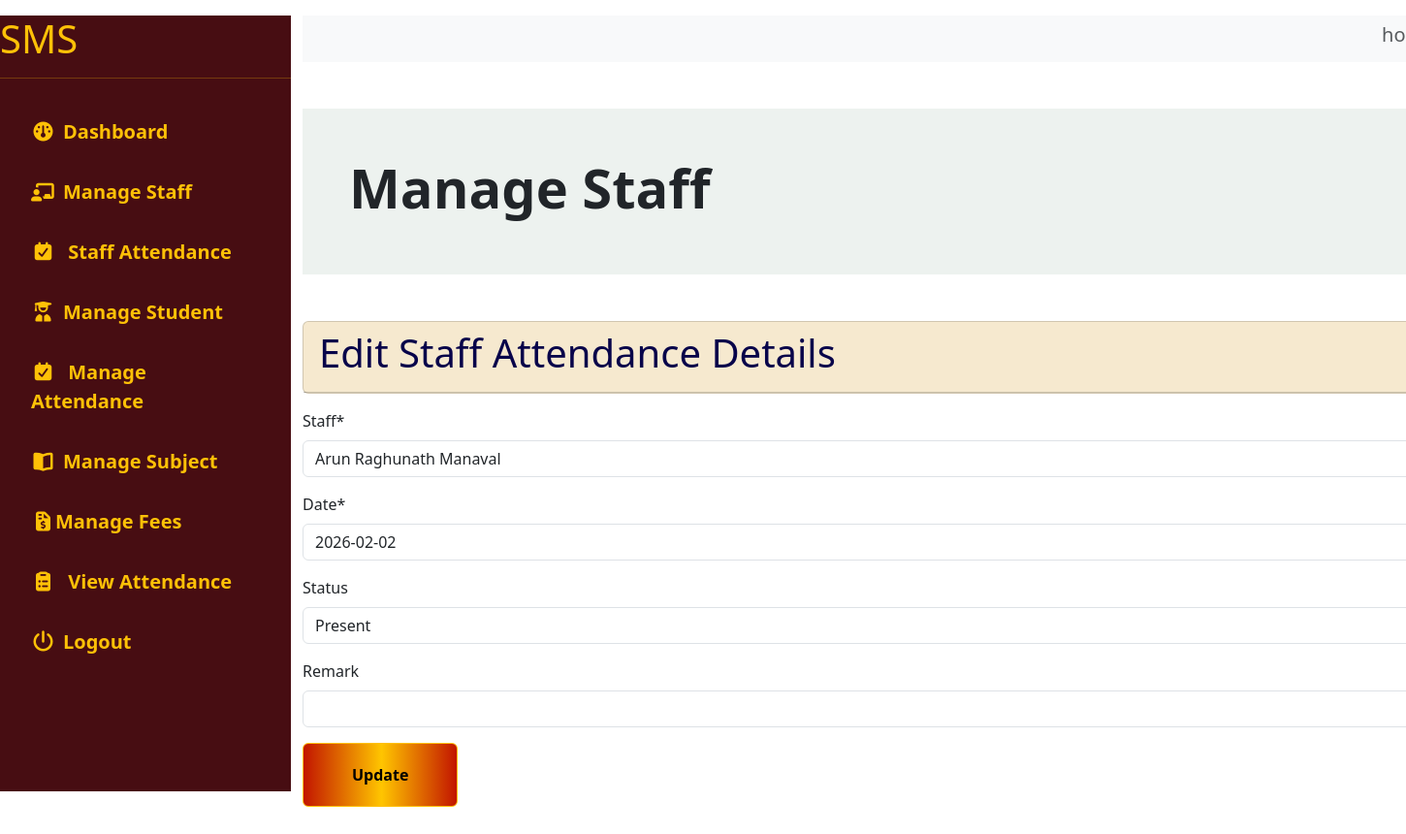
The app's page /staff/edit_staff_attendance/1 with its own data.
### staff/models.py (models this page shows, shortened)
class StaffAttendance(models.Model):
    staff=models.ForeignKey(Staff,on_delete=models.CASCADE,related_name='attendance')
    date=models.DateField()
    status=models.CharField(max_length=150,choices=ATTENDANCE_STATUS,null=True,blank=True)
    remark=models.CharField(max_length=150,blank=True,null=True)
    created_at=models.DateTimeField(auto_now_add=True)
    class Meta:
        unique_together=('staff','date')      # same staff same date duplicate entry nahi

### staff/views.py (the view)
# urls.py: path('edit_staff_attendance/<int:pk>',views.edit_staff_attendance,name="edit_staff_attendance"),
def edit_staff_attendance(request,pk):
    form=get_object_or_404(StaffAttendance,pk=pk)
    if request.method=="POST":
        form=StaffAttendanceForm(request.POST,instance=form)
        if form.is_valid():
            form.save()
            messages.success(request,'Staff Attendance Added Successfully!!')
            return redirect('staff_attendance')
    form=StaffAttendanceForm(instance=form)
    context={'form':form}
    return render(request,'staff/edit_staff_attendance.html',context)

### staff/forms.py
class StaffAttendanceForm(forms.ModelForm):
    class Meta:
        model=StaffAttendance
        fields='__all__'

### staff/models.py (called while the page is built)
    def __str__(self):
        return self.full_name

### templates/staff/edit_staff_attendance.html (shortened to what this page needs)
{% extends 'base/base.html' %}
{% block content %}
{%  load crispy_forms_tags %}
{% include 'base/sidebar.html' %}
<div class="container mt-3" style="margin-left:300px;">
    <div class="navbar navbar-expand-lg bg-body-tertiary">
        <h5 class="ms-auto me-5 text-muted ">home</h5>
    </div>
    <div class="mt-5 p-5" style="background:#edf2ef;">
        <h1 class="display-4 fw-bold">Manage Staff</h1>
    </div>
    <div class="card mt-5" style="background:#fdf0d5;">
        <div class="card-header d-flex justify-content-between">
            <h1 style="color:#08044a;">Edit Staff Attendance Details</h1>
        </div>
    </div>
    <div class="card-body mt-3">
        <form action="" method="POST" enctype="multipart/form-data">
            {{form | crispy }}
            <button type="submit" class="btn btn-warning fw-bold mb-5" style="padding:20px 50px;background:linear-gradient(to right, #c21500 0%, #ffc500  51%, #c21500  100%)">Update</button>
        </form>
    </div>
</div>
{% endblock %}

### records on screen
StaffAttendance: staff "Arun Raghunath Manaval", date "2026-02-02", status "Present"
